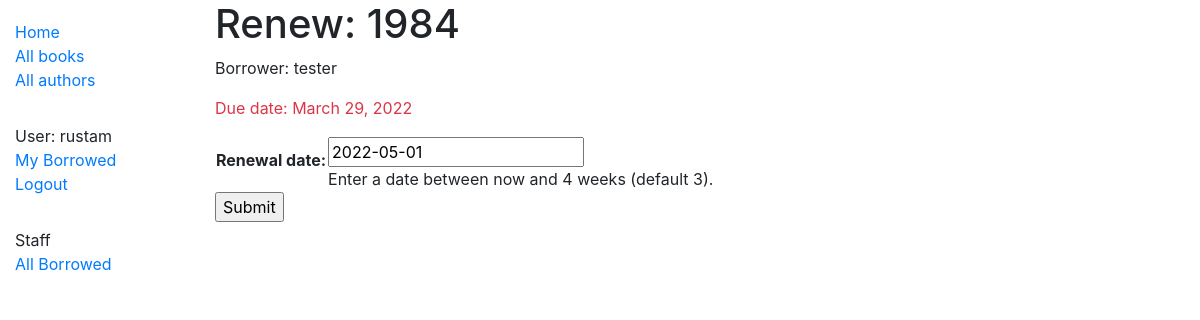
The page /catalog/book/f016ae75-7dfe-41db-b464-56ffef1fd6b4/renew/ (signed in) on the database as committed earlier.
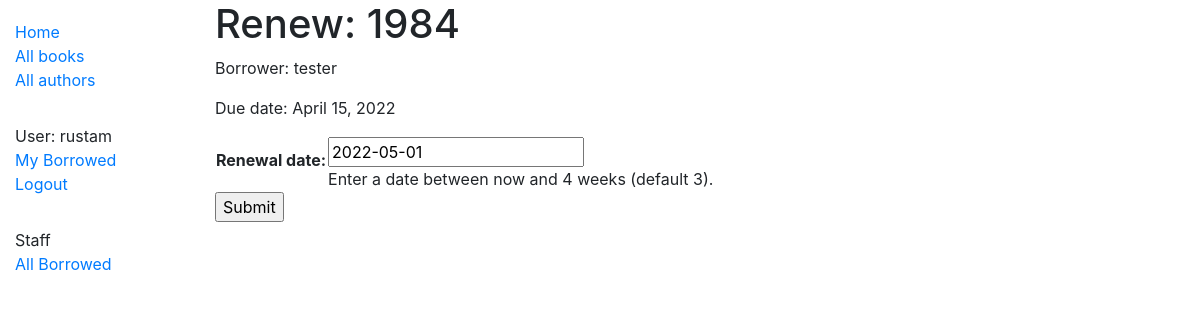
The same page on the database as committed later.
### catalog/models.py (models this page shows, shortened)
class BookInstance(models.Model):
    id = models.UUIDField(primary_key=True, default=uuid.uuid4, help_text='Unique ID for this particular book across '
                                                                          'whole library')
    book = models.ForeignKey('Book', on_delete=models.RESTRICT, null=True)
    imprint = models.CharField(max_length=200)
    due_back = models.DateField(null=True, blank=True)
    LOAN_STATUS = (
        ('m', 'Maintenace'),
        ('o', 'On Loan'),
        ('a', 'Available'),
        ('r', 'Reserved')
    )
    status = models.CharField(
        max_length=1,
        choices=LOAN_STATUS,
        blank=True,
        default='m',
        help_text='Book availability'
    )
    borrower = models.ForeignKey(User, on_delete=models.SET_NULL, null=True, blank=True)
    @property
    def is_overdue(self):
        if self.due_back and date.today() > self.due_back:
            return True
        return False
    class Meta:
        ordering = ['due_back']
        permissions = (("can_mark_returned", "Set book as returned"),)

class Book(models.Model):
    title = models.CharField(max_length=200)
    author = models.ForeignKey('Author', on_delete=models.SET_NULL, null=True)
    summary = models.TextField(max_length=1000, help_text='Enter a brief description of the book')
    isbn = models.CharField('ISBN', max_length=13, unique=True, help_text='13 character <a '
                                                                          'href="https://www.isbn-international.org'
                                                                          '/content/what-isbn">ISBN number</a>')
    genre = models.ManyToManyField(Genre, help_text='Select genre of the book')
    def display_genre(self):
        """Create a string for the Genre. This is required to display genre in Admin."""
        return ', '.join(genre.name for genre in self.genre.all()[:3])
    display_genre.short_description = 'Genre'
    language = models.ManyToManyField(Language, help_text='Select language of the book')
    def display_language(self):
        """Create a string for the Genre. This is required to display genre in Admin."""
        return ', '.join(language.name for language in self.language.all()[:3])
    display_language.short_description = 'Language'

### catalog/views.py (the view)
# urls.py: path('book/<uuid:pk>/renew/', views.renew_book_librarian, name='renew-book-librarian'),
@login_required
@permission_required("catalog.can_mark_returned", raise_exception=True)
def renew_book_librarian(request, pk):
    book_instance = get_object_or_404(BookInstance, pk=pk)
    if request.method == 'POST':
        form = RenewBookForm(request.POST)
        if form.is_valid():
            book_instance.due_back = form.cleaned_data['renewal_date']
            book_instance.save()
            return HttpResponseRedirect(reverse('all-borrowed'))
    else:
        proposed_renewal_date = datetime.datetime.today() + datetime.timedelta(weeks=3)
        form = RenewBookForm(initial={'renewal_date': proposed_renewal_date})
    context = {
        'form': form,
        'book_instance': book_instance
    }
    return render(request, 'catalog/book_renew_librarian.html', context)

### catalog/forms.py (shortened to what this page needs)
class RenewBookForm(forms.Form):
    renewal_date = forms.DateField(help_text='Enter a date between now and 4 weeks (default 3).')

### catalog/templates/catalog/book_renew_librarian.html (shortened to what this page needs)
{% extends "base.html" %}
{% block content %}
  <h1>Renew: {{ book_instance.book.title }}</h1>
  <p>Borrower: {{ book_instance.borrower }}</p>
  <p class="{% if book_instance.is_overdue %} text-danger{% endif %}">Due date: {{ book_instance.due_back }}</p>
  <form action="" method="post">
    <table>
    {{ form.as_table }}
    </table>
    <input type="submit" value="Submit">
  </form>
{% endblock %}

Rows that differ between the two databases and show on the page:
changed BookInstance "tester": due_back "March 29, 2022" → "April 15, 2022"
